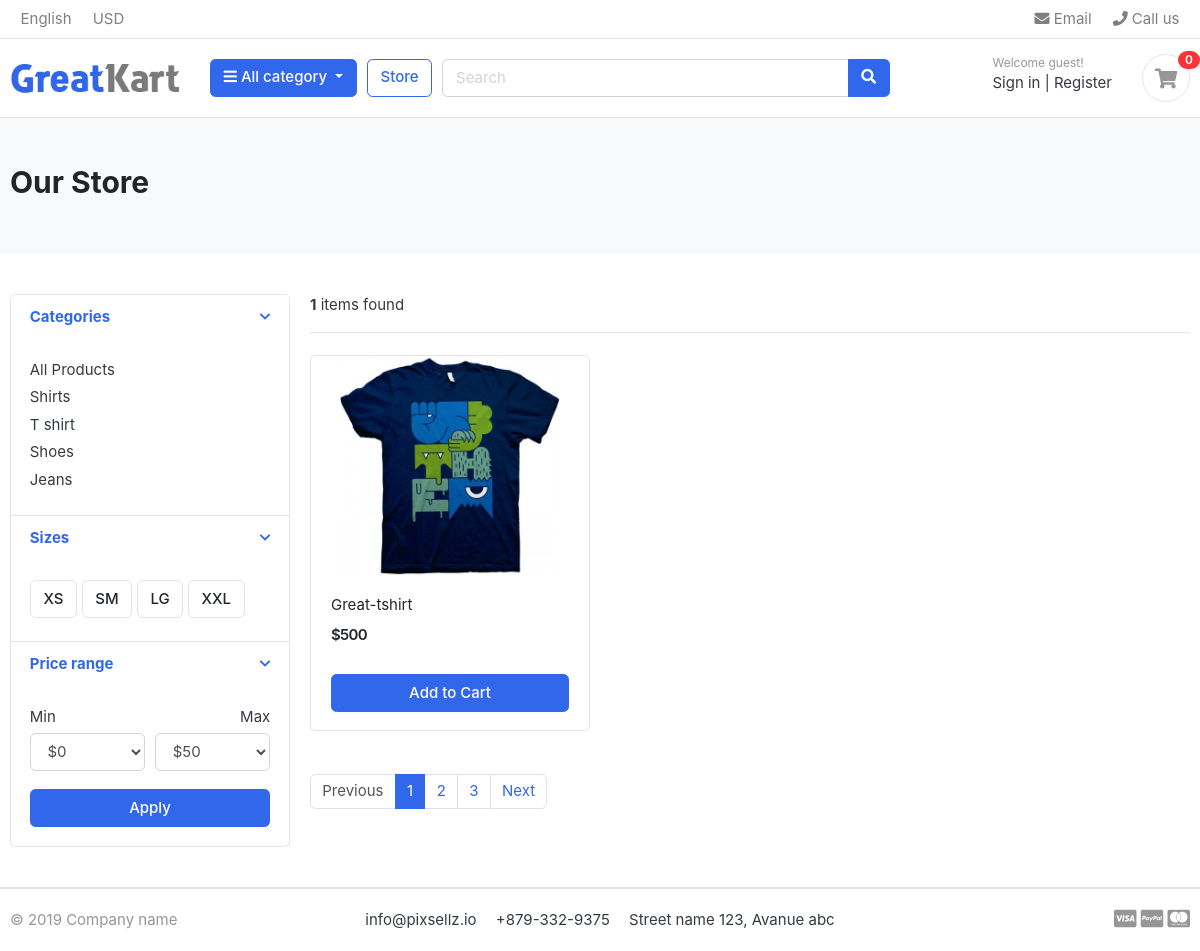
The page /store/t-shirt/ on the database its author committed.
### category/models.py (models this page shows, shortened)
class Category(models.Model):
    category_name = models.CharField(max_length=50, unique=True)
    slug = models.SlugField(max_length=100,unique=True)
    description = models.TextField(max_length=255,blank=True)
    char_image = models.ImageField(upload_to='photos/category/', blank=True)
    class Meta:
        verbose_name = 'category'
        verbose_name_plural = 'categories'
    def get_url(self):
        return reverse('products_by_category', args = [self.slug])

### store/models.py (models this page shows, shortened)
class Product(models.Model):
    product_name = models.CharField(max_length=100, unique= True)
    slug = models.SlugField(max_length=100, unique= True)
    description = models.TextField(max_length=500, blank=True)
    price = models.IntegerField()
    images = models.ImageField(upload_to='photos/products')
    stock = models.IntegerField()
    is_available = models.BooleanField(default=True)
    category = models.ForeignKey(Category, on_delete=models.CASCADE)
    created_date = models.DateField(auto_now_add=True)  #auto_add_now = True
    modified_date = models.DateField(auto_now=True)
    def get_url(self):
        return reverse('product_detail', args = [self.category.slug,self.slug])

### store/views.py (the view)
# urls.py: path('store/', include('store.urls')),
def store(request, category_slug = None):
    categories = None
    products = None
    if category_slug != None:
        categories = get_object_or_404(Category, slug = category_slug)
        products = Product.objects.filter(category = categories, is_available = True)
        product_count = products.count()
    else:
        products = Product.objects.all().filter(is_available = True)
        product_count = products.count()
    context = {
        'products': products,
        'product_count': product_count,
    }
    return render(request, 'store/store.html', context)

### category/context_processors.py (called while the page is built)
def menu_links(request):
    links = Category.objects.all()
    return dict(links = links)   #links = links

### templates/store/store.html (shortened to what this page needs)
{%extends 'base.html'%}
{%load static%}
{%block content%}
<section class="section-pagetop bg">
<div class="container">
	<h2 class="title-page">Our Store</h2>
</div>
</section>
<section class="section-content padding-y">
<div class="container">
<div class="row">
	<aside class="col-md-3">
<div class="card">
	<article class="filter-group">
		<header class="card-header">
			<a href="#" data-toggle="collapse" data-target="#collapse_1" aria-expanded="true" class="">
				<i class="icon-control fa fa-chevron-down"></i>
				<h6 class="title">Categories</h6>
			</a>
		</header>
		<div class="filter-content collapse show" id="collapse_1" style="">
			<div class="card-body">
				<ul class="list-menu">
					<li><a href="{%url 'store'%}">All Products  </a></li>
					{%for category in links %}
				<li><a href="{{category.get_url}}">{{category.category_name}}  </a></li>
				{%endfor%}
				</ul>
			</div>
		</div>
	</article>
	<article class="filter-group">
		<header class="card-header">
			<a href="#" data-toggle="collapse" data-target="#collapse_4" aria-expanded="true" class="">
				<i class="icon-control fa fa-chevron-down"></i>
				<h6 class="title">Sizes </h6>
			</a>
		</header>
		<div class="filter-content collapse show" id="collapse_4" style="">
			<div class="card-body">
			  <label class="checkbox-btn">
			    <span class="btn btn-light"> XS </span>
			  </label>
			  <label class="checkbox-btn">
			    <span class="btn btn-light"> SM </span>
			  </label>
			  <label class="checkbox-btn">
			    <span class="btn btn-light"> LG </span>
			  </label>
			  <label class="checkbox-btn">
			    <span class="btn btn-light"> XXL </span>
			  </label>
		</div>
		</div>
	</article>
	<article class="filter-group">
		<header class="card-header">
			<a href="#" data-toggle="collapse" data-target="#collapse_3" aria-expanded="true" class="">
				<i class="icon-control fa fa-chevron-down"></i>
				<h6 class="title">Price range </h6>
			</a>
		</header>
		<div class="filter-content collapse show" id="collapse_3" style="">
			<div class="card-body">
				<div class="form-row">
				<div class="form-group col-md-6">
				  <label>Min</label>
				  	<select class="mr-2 form-control">
						<option value="0">$0</option>
					</select>
				</div>
				<div class="form-group text-right col-md-6">
				  <label>Max</label>
				  	<select class="mr-2 form-control">
						<option value="50">$50</option>
					</select>
				</div>
				</div>
				<button class="btn btn-block btn-primary">Apply</button>
			</div>
		</div>
	</article>
</div>
	</aside>
	<main class="col-md-9">
<header class="border-bottom mb-4 pb-3">
		<div class="form-inline">
			<span class="mr-md-auto"><b>{{product_count}}</b> items found </span>
		</div>
</header>
<div class="row">
    {%for product in products%}
	<div class="col-md-4">
		<figure class="card card-product-grid">
			<div class="img-wrap">
				<a href=""><img src="{{product.images.url}}"></a>
			</div>
			<figcaption class="info-wrap">
				<div class="fix-height">
					<a href="{{product.get_url}}" class="title">{{product.product_name}}</a>
					<div class="price-wrap mt-2">
						<span class="price">${{product.price}}</span>
					</div>
				</div>
				<a href="#" class="btn btn-block btn-primary">Add to Cart </a>
			</figcaption>
		</figure>
	</div>
  {%endfor%}
</div>
<nav class="mt-4" aria-label="Page navigation sample">
  <ul class="pagination">
    <li class="page-item disabled"><a class="page-link" href="#">Previous</a></li>
    <li class="page-item active"><a class="page-link" href="#">1</a></li>
    <li class="page-item"><a class="page-link" href="#">2</a></li>
    <li class="page-item"><a class="page-link" href="#">3</a></li>
    <li class="page-item"><a class="page-link" href="#">Next</a></li>
  </ul>
</nav>
	</main>
</div>
</div>
</section>
{%endblock%}

### static/css/ui.css (style rules this page uses)
html { font-family: "Inter", sans-serif; font-size: 15px; }
.img-wrap { text-align: center; display: block; }
.img-wrap img { max-width: 100%; }
.price-wrap { letter-spacing: -0.7px; }
.padding-y { padding-top: 40px; padding-bottom: 40px; }
figure { margin-bottom: 0; }
article:after, .form-group:after { display: block; clear: both; content: ""; }
.bg { background-color: #f8f9fa; }
.title-page { color: #212529; }
.btn-light { background-color: #fff; border-color: #e4e4e4; }
[class*=list-] li:after { visibility: hidden; display: block; content: ""; overflow: hidden; height: 0; clear: both; }
.list-menu { list-style: none; margin: 0; padding-left: 0; }
.list-menu li { margin-bottom: 5px; }
.list-menu a { color: #343a40; }
[class*=card-product] a.title { color: #212529; display: block; }
[class*=card-product] .img-wrap { overflow: hidden; position: relative; }
[class*=card-product] .img-wrap img { height: 100%; max-width: 100%; width: auto; display: inline-block; -o-object-fit: cover; object-fit: cover; }
.card-product-grid { margin-bottom: 20px; }
.card-product-grid .img-wrap { border-radius: 0.2rem 0.2rem 0 0; height: 220px; }
.card-product-grid .info-wrap { overflow: hidden; padding: 18px 20px; }
.card-product-grid .fix-height { height: 80px; overflow: hidden; }
.card .img-wrap { overflow: hidden; }
.price { font-weight: 600; color: #212529; }
.icon-control { margin-top: 5px; float: right; font-size: 80%; }
.card-header .title { margin-bottom: 0; line-height: 1.5; }
.filter-group { border-bottom: 1px solid #e4e4e4; }
.filter-group .card-header { border-bottom: 0; }
.filter-group:last-child { border-bottom: 0; }
.checkbox-btn { position: relative; }
.section-pagetop { padding: 45px 0; }

### rows shown on the page
Category: category_name "Shirts"
Category: category_name "T shirt"
Category: category_name "Shoes"
Category: category_name "Jeans"
Product: images (picture), product_name "Great-tshirt", price "500"

### other values the page prints
{{ product_count }} "1"
